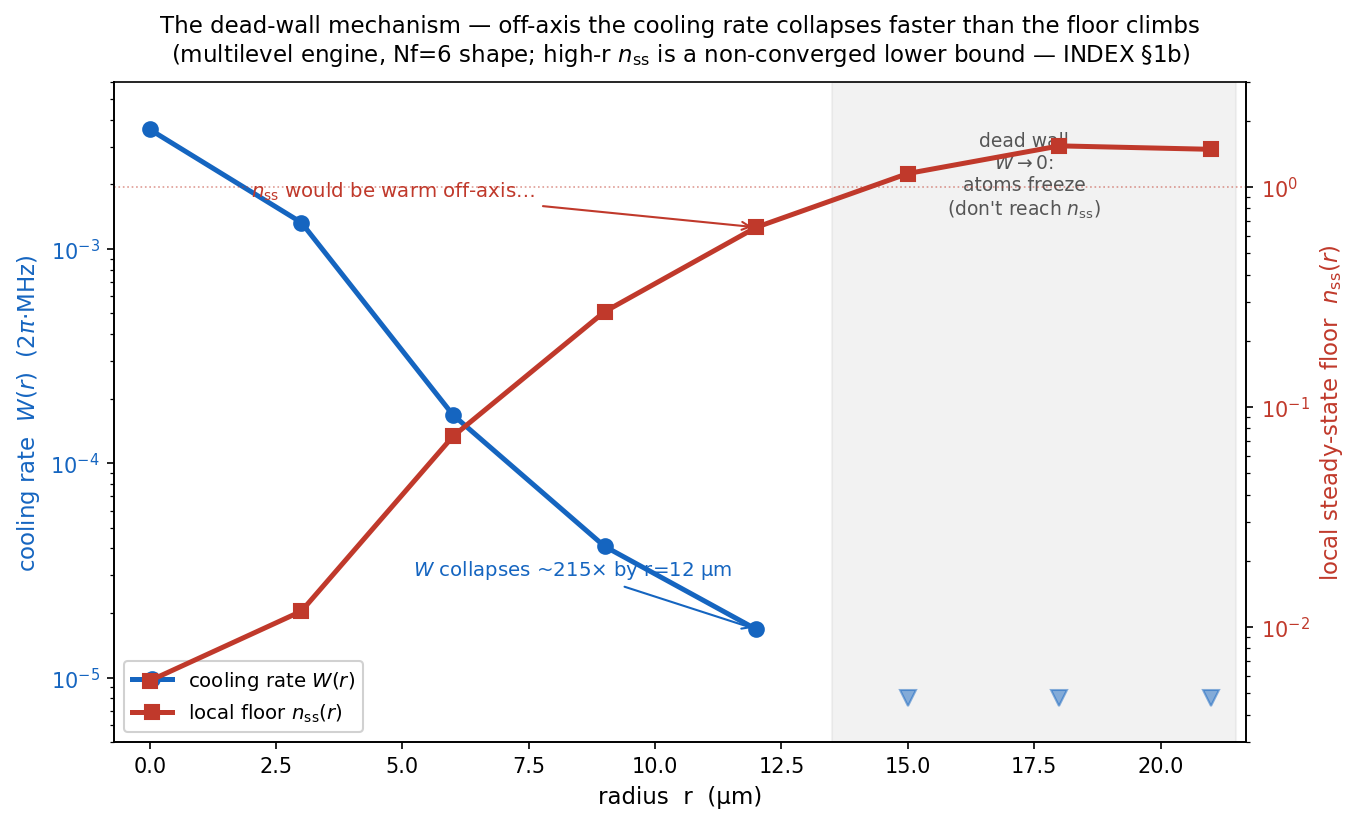

Write Python code to recreate this figure.
"""
fig_radial_efficiency.py  --  The dead-wall: cooling rate W(r) collapses off-axis
while the local floor n_ss(r) climbs, so off-axis atoms FREEZE cold rather than
equilibrate to the warm n_ss. This is the mechanism behind the flat-top cloud
collapse (Guide Ch 06, master Section 8).

DATA PROVENANCE: the multilevel n_ss(r), W(r) below are the output of
    python src/engines/cloud_multilevel_union.py grid       # -> union_grid.npz (Nf=6)
(the headline coherent eit_cooling_tool engine on the radial grid; W is the
relaxation-fit rate, identical to cloud_cooling_tool.nss_and_W). They are baked
in as literals because the grid .npz is gitignored (regenerated, not shipped)
and recomputing it is the ~hours multilevel solve. The SHAPE shown here is
Nf-robust; the high-r n_ss magnitude is a non-converged lower bound (INDEX 1b).
"""
import numpy as np
import matplotlib
matplotlib.use("Agg")
import matplotlib.pyplot as plt

# --- union_grid.npz (Nf=6), multilevel engine -------------------------------
r      = np.array([0.0, 3.0, 6.0, 9.0, 12.0, 15.0, 18.0, 21.0])
nss_ml = np.array([0.0057, 0.0118, 0.0736, 0.2711, 0.656, 1.1518, 1.538, 1.4835])
W_ml   = np.array([3.6068e-3, 1.3264e-3, 1.6792e-4, 4.0932e-5, 1.6795e-5, 0.0, 0.0, 0.0])

Wfloor = 8e-6                       # plot floor for the "W below resolution -> 0" points
Wp = np.where(W_ml > 0, W_ml, Wfloor)
nz = W_ml > 0                       # radii with a resolvable rate
ratio = W_ml[0] / W_ml[4]          # r=0 -> r=12 collapse

fig, axL = plt.subplots(figsize=(9.2, 5.6))
axR = axL.twinx()

# cooling rate W(r) (left, log) -- collapses
lW, = axL.plot(r[nz], Wp[nz], "o-", color="#1565c0", lw=2.4, ms=7, zorder=4,
               label=r"cooling rate $W(r)$")
axL.plot(r[~nz], Wp[~nz], "v", color="#1565c0", ms=8, alpha=0.5, zorder=4)   # W->0 markers
axL.set_yscale("log")
axL.set_ylabel(r"cooling rate  $W(r)$  (2$\pi$·MHz)", color="#1565c0", fontsize=11)
axL.tick_params(axis="y", labelcolor="#1565c0")
axL.set_ylim(5e-6, 6e-3)

# local floor n_ss(r) (right, log) -- climbs
lN, = axR.plot(r, nss_ml, "s-", color="#c0392b", lw=2.4, ms=7, zorder=4,
               label=r"local floor $n_{\rm ss}(r)$")
axR.axhline(1.0, color="#c0392b", lw=0.8, ls=":", alpha=0.5)
axR.set_yscale("log")
axR.set_ylabel(r"local steady-state floor  $n_{\rm ss}(r)$", color="#c0392b", fontsize=11)
axR.tick_params(axis="y", labelcolor="#c0392b")
axR.set_ylim(3e-3, 3.0)

# the dead-wall zone (W collapsed)
axL.axvspan(13.5, 21.5, color="#bbbbbb", alpha=0.18, zorder=0)
axL.text(17.3, 2.2e-3, "dead wall\n$W\\to0$:\natoms freeze\n(don't reach $n_{\\rm ss}$)",
         fontsize=9.0, color="#555", ha="center", va="center")

# annotate the collapse
axL.annotate(f"$W$ collapses ~{ratio:.0f}× by r=12 µm",
             xy=(12, W_ml[4]), xytext=(5.2, 3.0e-5),
             fontsize=9.5, color="#1565c0",
             arrowprops=dict(arrowstyle="->", color="#1565c0", lw=1.0))
axR.annotate(r"$n_{\rm ss}$ would be warm off-axis…",
             xy=(12, nss_ml[4]), xytext=(2.0, 0.9),
             fontsize=9.5, color="#c0392b",
             arrowprops=dict(arrowstyle="->", color="#c0392b", lw=1.0))

axL.set_xlabel("radius  r  (µm)", fontsize=11)
axL.set_xlim(-0.7, 21.7)
axL.set_title("The dead-wall mechanism — off-axis the cooling rate collapses faster than the floor climbs\n"
              "(multilevel engine, Nf=6 shape; high-r $n_{\\rm ss}$ is a non-converged lower bound — INDEX §1b)",
              fontsize=11, pad=10)
axL.legend([lW, lN], [lW.get_label(), lN.get_label()], loc="lower left",
           fontsize=9.5, frameon=True, framealpha=0.9)
for s in ("top",):
    axL.spines[s].set_visible(False)
plt.tight_layout()
plt.savefig("fig_radial_efficiency.png", dpi=150, bbox_inches="tight")
print("wrote fig_radial_efficiency.png  (W collapse %.0fx r=0->12)" % ratio)
